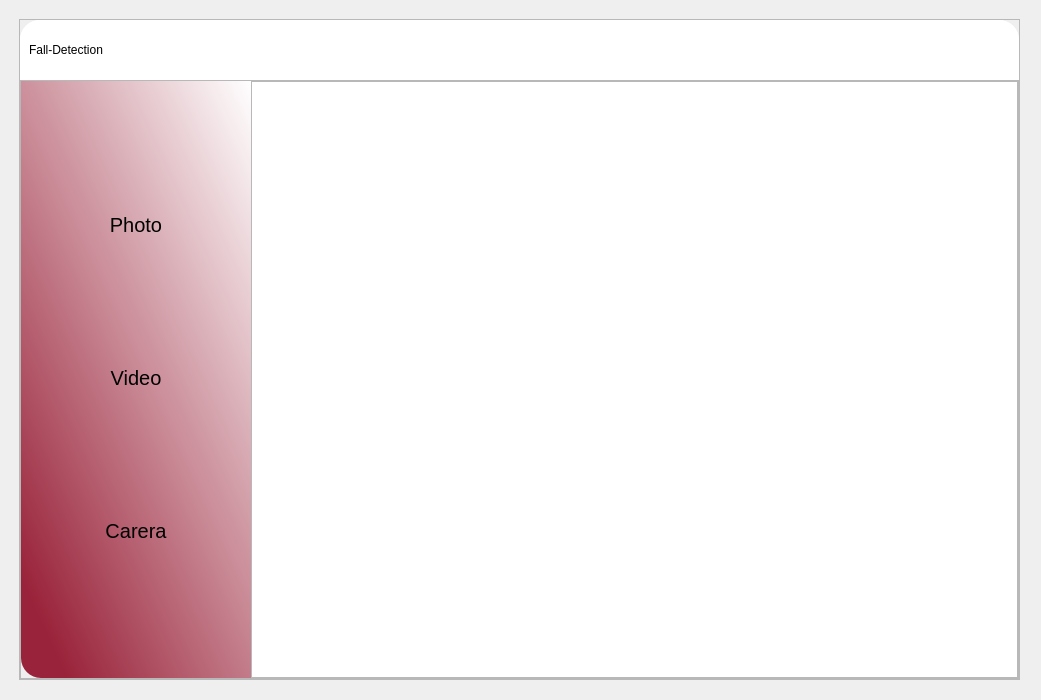
<?xml version="1.0" encoding="UTF-8"?>
<ui version="4.0">
 <class>InterfaceWindow</class>
 <widget class="QMainWindow" name="InterfaceWindow">
  <property name="geometry">
   <rect>
    <x>0</x>
    <y>0</y>
    <width>1041</width>
    <height>700</height>
   </rect>
  </property>
  <property name="windowTitle">
   <string>MainWindow</string>
  </property>
  <widget class="QWidget" name="centralwidget">
   <widget class="QFrame" name="frame">
    <property name="geometry">
     <rect>
      <x>19</x>
      <y>19</y>
      <width>1001</width>
      <height>661</height>
     </rect>
    </property>
    <property name="minimumSize">
     <size>
      <width>1001</width>
      <height>661</height>
     </size>
    </property>
    <property name="frameShape">
     <enum>QFrame::StyledPanel</enum>
    </property>
    <property name="frameShadow">
     <enum>QFrame::Raised</enum>
    </property>
    <layout class="QVBoxLayout" name="verticalLayout">
     <property name="spacing">
      <number>0</number>
     </property>
     <property name="leftMargin">
      <number>0</number>
     </property>
     <property name="topMargin">
      <number>0</number>
     </property>
     <property name="rightMargin">
      <number>0</number>
     </property>
     <property name="bottomMargin">
      <number>0</number>
     </property>
     <item>
      <widget class="QFrame" name="frame_2">
       <property name="sizePolicy">
        <sizepolicy hsizetype="Preferred" vsizetype="Expanding">
         <horstretch>0</horstretch>
         <verstretch>1</verstretch>
        </sizepolicy>
       </property>
       <property name="styleSheet">
        <string notr="true">background-color: rgb(255, 255, 255);
border-top-left-radius:20px;
border-top-right-radius:20px;
</string>
       </property>
       <property name="frameShape">
        <enum>QFrame::StyledPanel</enum>
       </property>
       <property name="frameShadow">
        <enum>QFrame::Raised</enum>
       </property>
       <layout class="QHBoxLayout" name="horizontalLayout">
        <property name="spacing">
         <number>0</number>
        </property>
        <property name="leftMargin">
         <number>0</number>
        </property>
        <property name="topMargin">
         <number>0</number>
        </property>
        <property name="rightMargin">
         <number>0</number>
        </property>
        <property name="bottomMargin">
         <number>0</number>
        </property>
        <item>
         <widget class="QFrame" name="frame_4">
          <property name="sizePolicy">
           <sizepolicy hsizetype="Expanding" vsizetype="Preferred">
            <horstretch>0</horstretch>
            <verstretch>0</verstretch>
           </sizepolicy>
          </property>
          <property name="styleSheet">
           <string notr="true">border:none;
font: 12pt &quot;微软雅黑&quot;;</string>
          </property>
          <property name="frameShape">
           <enum>QFrame::StyledPanel</enum>
          </property>
          <property name="frameShadow">
           <enum>QFrame::Raised</enum>
          </property>
          <layout class="QHBoxLayout" name="horizontalLayout_2">
           <item alignment="Qt::AlignLeft">
            <widget class="QPushButton" name="pushButton">
             <property name="text">
              <string>Fall-Detection</string>
             </property>
             <property name="icon">
              <iconset resource="icon/res.qrc">
               <normaloff>:/icons/跌倒.png</normaloff>:/icons/跌倒.png</iconset>
             </property>
             <property name="iconSize">
              <size>
               <width>35</width>
               <height>35</height>
              </size>
             </property>
            </widget>
           </item>
          </layout>
         </widget>
        </item>
        <item alignment="Qt::AlignRight">
         <widget class="QFrame" name="frame_5">
          <property name="sizePolicy">
           <sizepolicy hsizetype="Expanding" vsizetype="Preferred">
            <horstretch>0</horstretch>
            <verstretch>0</verstretch>
           </sizepolicy>
          </property>
          <property name="styleSheet">
           <string notr="true">QPushButton{
	border:none;
}
QPushButton:hover{
	padding-bottom:5px;
}</string>
          </property>
          <property name="frameShape">
           <enum>QFrame::StyledPanel</enum>
          </property>
          <property name="frameShadow">
           <enum>QFrame::Raised</enum>
          </property>
          <layout class="QHBoxLayout" name="horizontalLayout_3">
           <item>
            <widget class="QPushButton" name="pushButton_2">
             <property name="text">
              <string/>
             </property>
             <property name="icon">
              <iconset resource="icon/res.qrc">
               <normaloff>:/icons/退出.png</normaloff>:/icons/退出.png</iconset>
             </property>
             <property name="iconSize">
              <size>
               <width>30</width>
               <height>30</height>
              </size>
             </property>
            </widget>
           </item>
           <item>
            <widget class="QPushButton" name="pushButton_3">
             <property name="text">
              <string/>
             </property>
             <property name="icon">
              <iconset resource="icon/res.qrc">
               <normaloff>:/icons/缩小.png</normaloff>:/icons/缩小.png</iconset>
             </property>
             <property name="iconSize">
              <size>
               <width>30</width>
               <height>30</height>
              </size>
             </property>
            </widget>
           </item>
           <item>
            <widget class="QPushButton" name="pushButton_4">
             <property name="icon">
              <iconset resource="icon/res.qrc">
               <normaloff>:/icons/关闭.png</normaloff>:/icons/关闭.png</iconset>
             </property>
             <property name="iconSize">
              <size>
               <width>30</width>
               <height>30</height>
              </size>
             </property>
            </widget>
           </item>
          </layout>
         </widget>
        </item>
       </layout>
      </widget>
     </item>
     <item>
      <widget class="QFrame" name="frame_3">
       <property name="sizePolicy">
        <sizepolicy hsizetype="Preferred" vsizetype="Expanding">
         <horstretch>0</horstretch>
         <verstretch>10</verstretch>
        </sizepolicy>
       </property>
       <property name="frameShape">
        <enum>QFrame::StyledPanel</enum>
       </property>
       <property name="frameShadow">
        <enum>QFrame::Raised</enum>
       </property>
       <layout class="QHBoxLayout" name="horizontalLayout_4">
        <property name="spacing">
         <number>0</number>
        </property>
        <property name="leftMargin">
         <number>0</number>
        </property>
        <property name="topMargin">
         <number>0</number>
        </property>
        <property name="rightMargin">
         <number>0</number>
        </property>
        <property name="bottomMargin">
         <number>0</number>
        </property>
        <item>
         <widget class="QFrame" name="frame_6">
          <property name="sizePolicy">
           <sizepolicy hsizetype="Expanding" vsizetype="Preferred">
            <horstretch>3</horstretch>
            <verstretch>0</verstretch>
           </sizepolicy>
          </property>
          <property name="minimumSize">
           <size>
            <width>230</width>
            <height>597</height>
           </size>
          </property>
          <property name="styleSheet">
           <string notr="true">#frame_6{
	background-color: qlineargradient(spread:pad, x1:0.179, y1:0.982955, x2:1, y2:0, stop:0 rgba(153, 34, 57, 254), stop:1 rgba(255, 255, 255, 255));
	border-bottom-left-radius:20px;
}
QPushButton{
	border:none;
	font-size:20px;		
}
QPushButton:pressed{
	padding-top:4px;
	padding-left:5px;

}</string>
          </property>
          <property name="frameShape">
           <enum>QFrame::StyledPanel</enum>
          </property>
          <property name="frameShadow">
           <enum>QFrame::Raised</enum>
          </property>
          <layout class="QVBoxLayout" name="verticalLayout_2">
           <item>
            <widget class="QPushButton" name="pushButton_Photo">
             <property name="styleSheet">
              <string notr="true"/>
             </property>
             <property name="text">
              <string>Photo</string>
             </property>
             <property name="icon">
              <iconset resource="icon/res.qrc">
               <normaloff>:/icons/图片.png</normaloff>:/icons/图片.png</iconset>
             </property>
             <property name="iconSize">
              <size>
               <width>30</width>
               <height>30</height>
              </size>
             </property>
            </widget>
           </item>
           <item>
            <widget class="QPushButton" name="pushButton_Video">
             <property name="text">
              <string>Video</string>
             </property>
             <property name="icon">
              <iconset resource="icon/res.qrc">
               <normaloff>:/icons/视频.png</normaloff>:/icons/视频.png</iconset>
             </property>
             <property name="iconSize">
              <size>
               <width>30</width>
               <height>30</height>
              </size>
             </property>
            </widget>
           </item>
           <item>
            <widget class="QPushButton" name="pushButton_Carera">
             <property name="text">
              <string>Carera</string>
             </property>
             <property name="icon">
              <iconset resource="icon/res.qrc">
               <normaloff>:/icons/摄像机.png</normaloff>:/icons/摄像机.png</iconset>
             </property>
             <property name="iconSize">
              <size>
               <width>40</width>
               <height>40</height>
              </size>
             </property>
            </widget>
           </item>
          </layout>
         </widget>
        </item>
        <item>
         <widget class="QFrame" name="frame_7">
          <property name="sizePolicy">
           <sizepolicy hsizetype="Expanding" vsizetype="Preferred">
            <horstretch>10</horstretch>
            <verstretch>0</verstretch>
           </sizepolicy>
          </property>
          <property name="styleSheet">
           <string notr="true"/>
          </property>
          <property name="frameShape">
           <enum>QFrame::StyledPanel</enum>
          </property>
          <property name="frameShadow">
           <enum>QFrame::Raised</enum>
          </property>
          <layout class="QHBoxLayout" name="horizontalLayout_5">
           <property name="spacing">
            <number>0</number>
           </property>
           <property name="leftMargin">
            <number>0</number>
           </property>
           <property name="topMargin">
            <number>0</number>
           </property>
           <property name="rightMargin">
            <number>0</number>
           </property>
           <property name="bottomMargin">
            <number>0</number>
           </property>
           <item>
            <widget class="QLabel" name="label">
             <property name="sizePolicy">
              <sizepolicy hsizetype="Preferred" vsizetype="Preferred">
               <horstretch>0</horstretch>
               <verstretch>0</verstretch>
              </sizepolicy>
             </property>
             <property name="minimumSize">
              <size>
               <width>765</width>
               <height>595</height>
              </size>
             </property>
             <property name="styleSheet">
              <string notr="true">background-color: rgb(255, 255, 255);</string>
             </property>
             <property name="text">
              <string/>
             </property>
            </widget>
           </item>
          </layout>
         </widget>
        </item>
       </layout>
      </widget>
     </item>
    </layout>
   </widget>
  </widget>
 </widget>
 <resources>
  <include location="icon/res.qrc"/>
 </resources>
 <connections>
  <connection>
   <sender>pushButton_4</sender>
   <signal>clicked()</signal>
   <receiver>InterfaceWindow</receiver>
   <slot>close()</slot>
   <hints>
    <hint type="sourcelabel">
     <x>994</x>
     <y>47</y>
    </hint>
    <hint type="destinationlabel">
     <x>1031</x>
     <y>11</y>
    </hint>
   </hints>
  </connection>
  <connection>
   <sender>pushButton_3</sender>
   <signal>clicked()</signal>
   <receiver>InterfaceWindow</receiver>
   <slot>showMinimized()</slot>
   <hints>
    <hint type="sourcelabel">
     <x>951</x>
     <y>39</y>
    </hint>
    <hint type="destinationlabel">
     <x>974</x>
     <y>5</y>
    </hint>
   </hints>
  </connection>
 </connections>
</ui>
